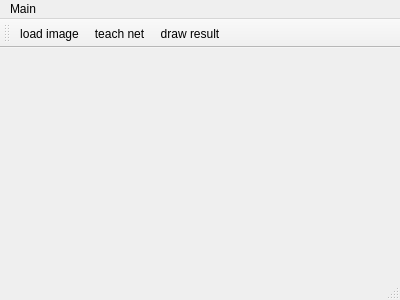
<?xml version="1.0" encoding="UTF-8"?>
<ui version="4.0">
 <class>MainWindow</class>
 <widget class="QMainWindow" name="MainWindow">
  <property name="geometry">
   <rect>
    <x>0</x>
    <y>0</y>
    <width>400</width>
    <height>300</height>
   </rect>
  </property>
  <property name="windowTitle">
   <string>Neural work</string>
  </property>
  <widget class="QWidget" name="centralWidget"/>
  <widget class="QMenuBar" name="menuBar">
   <property name="geometry">
    <rect>
     <x>0</x>
     <y>0</y>
     <width>400</width>
     <height>20</height>
    </rect>
   </property>
   <widget class="QMenu" name="menuMain">
    <property name="title">
     <string>Main</string>
    </property>
    <addaction name="actionQuit"/>
   </widget>
   <addaction name="menuMain"/>
  </widget>
  <widget class="QToolBar" name="mainToolBar">
   <attribute name="toolBarArea">
    <enum>TopToolBarArea</enum>
   </attribute>
   <attribute name="toolBarBreak">
    <bool>false</bool>
   </attribute>
   <addaction name="actionLoad_image"/>
   <addaction name="actionTeach_net"/>
   <addaction name="actionDraw_result"/>
  </widget>
  <widget class="QStatusBar" name="statusBar"/>
  <action name="actionLoad_image">
   <property name="text">
    <string>load image</string>
   </property>
   <property name="shortcut">
    <string>Ctrl+L</string>
   </property>
  </action>
  <action name="actionTeach_net">
   <property name="text">
    <string>teach net</string>
   </property>
  </action>
  <action name="actionDraw_result">
   <property name="text">
    <string>draw result</string>
   </property>
  </action>
  <action name="actionQuit">
   <property name="text">
    <string>Quit</string>
   </property>
  </action>
 </widget>
 <layoutdefault spacing="6" margin="11"/>
 <resources/>
 <connections/>
</ui>
